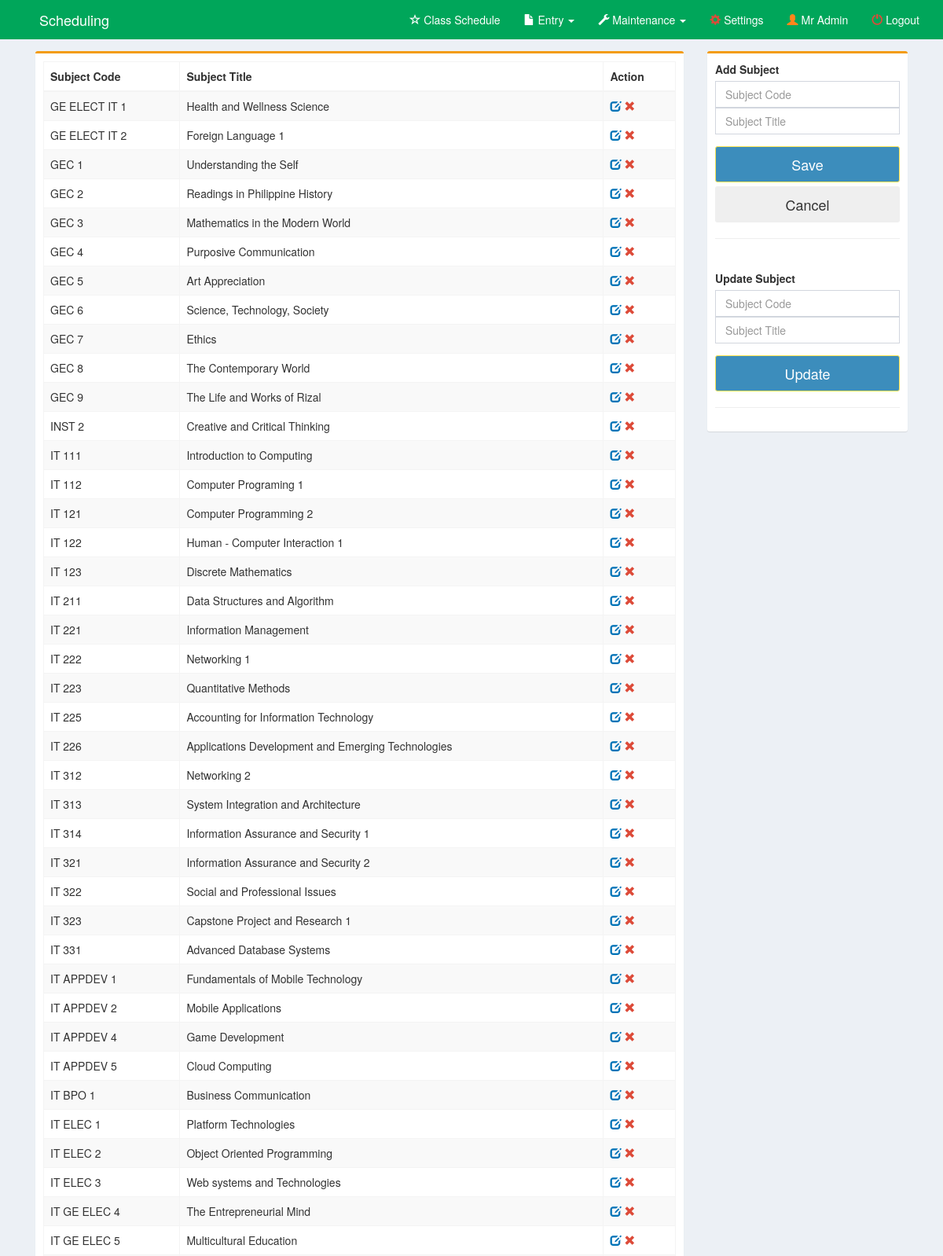
/pages/subject.php (signed in, upper part), run on an earlier commit of the app's database.
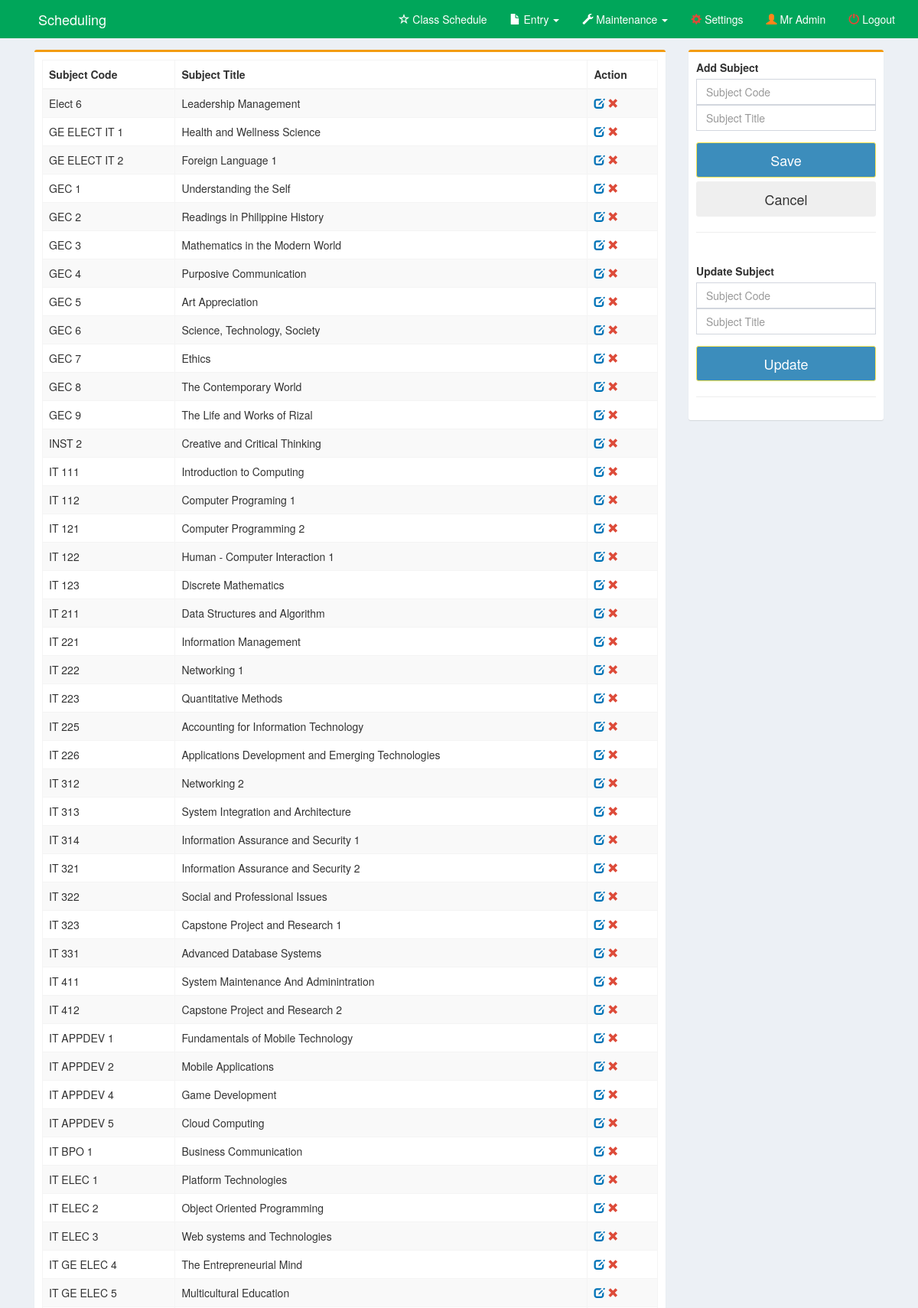
And on a later commit of the database.
### tables this page shows
CREATE TABLE `subject` (
  `subject_id` int(11) NOT NULL,
  `subject_code` varchar(15) NOT NULL,
  `subject_title` varchar(100) NOT NULL,
  `member_id` int(11) NOT NULL
);

### pages/subject.php (the view, shortened to what the changed rows need)
<!DOCTYPE html>
<html>
<head>
    <link rel="stylesheet" href="../bootstrap/css/bootstrap.min.css">
    <link rel="stylesheet" href="../plugins/datatables/dataTables.bootstrap.css">
    <link rel="stylesheet" href="../dist/css/AdminLTE.min.css">
    <link rel="stylesheet" href="../plugins/select2/select2.min.css">
    <link rel="stylesheet" href="../dist/css/skins/_all-skins.min.css">
</head>
<body class="hold-transition skin-green layout-top-nav" onload="myFunction()">
<div class="wrapper">
    <div class="content-wrapper">
        <div class="container">
            <section class="content">
                <div class="row">
                    <div class="col-md-9">
                        <div class="box box-warning">
                            <div class="box-body">
                                <div class="row">
                                    <div class="col-md-12">
                                        <table id="example1" class="table table-bordered table-striped" style="margin-right:-10px">
                                            <thead>
                                            <tr>
                                                <th>Subject Code</th>
                                                <th>Subject Title</th>
                                                <th>Action</th>
                                            </tr>
                                            </thead>
                                            <?php
                                            $member = $_SESSION['id'];
                                            include('../dist/includes/dbcon.php');
                                            $query = mysqli_query($con, "select * from subject order by subject_code") or die(mysqli_error());
                                            while ($row = mysqli_fetch_array($query)) {
                                                $id = $row['subject_id'];
                                                $code = $row['subject_code'];
                                                $title = $row['subject_title'];
                                                $mid = $row['member_id'];
                                                ?>
                                                <tr>
                                                    <td><?php echo $code; ?></td>
                                                    <td><?php echo $title; ?></td>
                                                    <td>
                                                        <?php
                                                        if ($member == $mid) {
                                                            echo "
                                                                <a id='click' href='subject.php?id=$id&code=$code&title=$title'>
                                                                  <i class='glyphicon glyphicon-edit text-blue'></i></a>
                                                                <a id='removeme' href='subject_del.php?id=$id'>
                                                                  <i class='glyphicon glyphicon-remove text-red'></i></a>";
                                                        }
                                                        ?>
                                                    </td>
                                                </tr>
                                            <?php } ?>
                                        </table>
                                    </div>
                                </div>
                            </div>
                        </div>
                    </div>
                    </div>
                </div>
        </div>
    </div>
</body>
</html>

What changed in the data, as far as the page shows it:
added subject: subject_code "Elect 6", subject_title "Leadership Management"
added subject: subject_code "IT 411", subject_title "System Maintenance And Adminintration"
added subject: subject_code "IT 412", subject_title "Capstone Project and Research 2"
